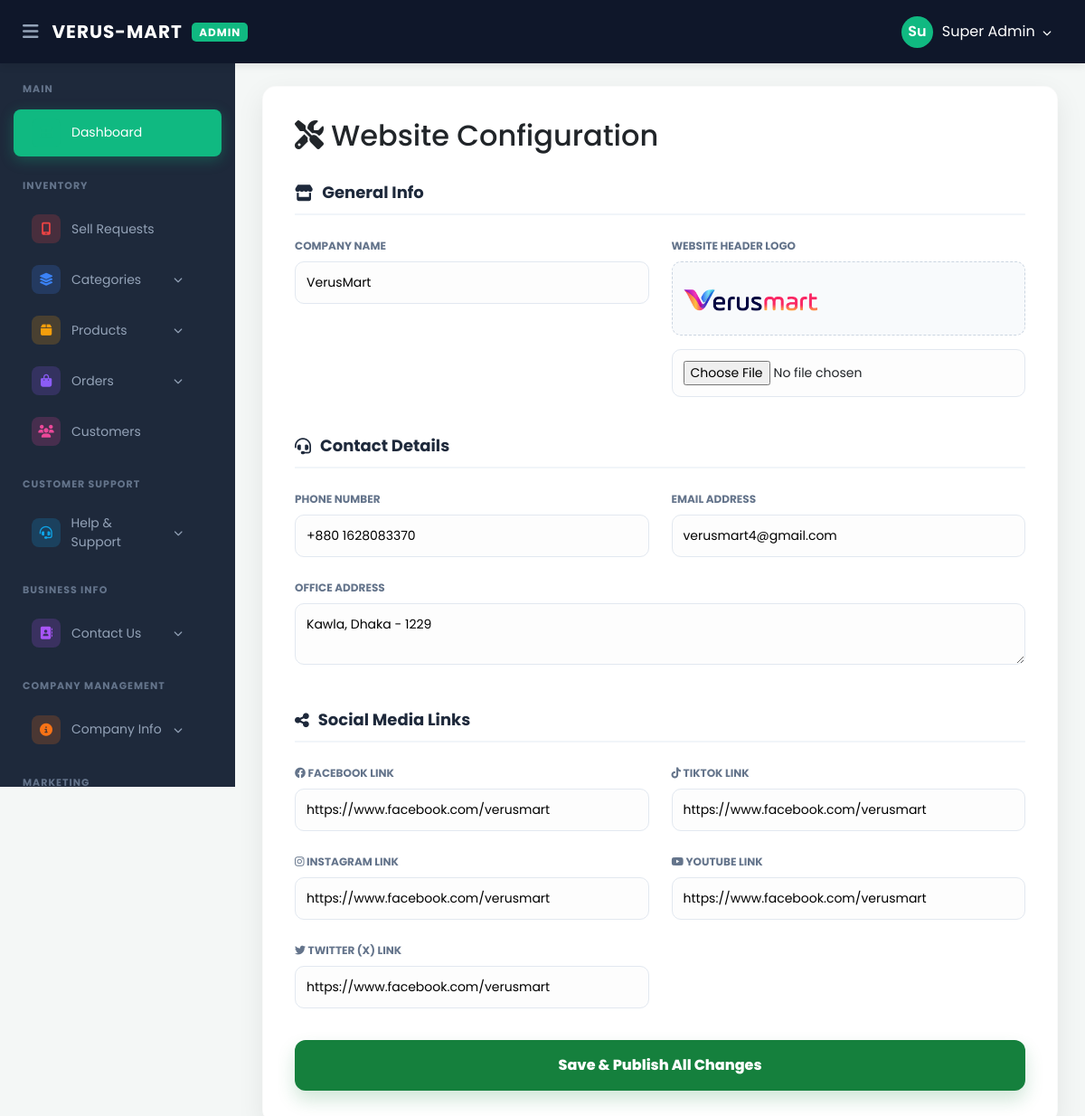
The app's page /verusmart/admin/business_settings.php (signed in) with its own data.
### tables this page shows
CREATE TABLE `business_settings` (
  `id` int(11) NOT NULL,
  `company_name` varchar(255) DEFAULT NULL,
  `logo` varchar(255) DEFAULT NULL,
  `phone` varchar(50) DEFAULT NULL,
  `email` varchar(100) DEFAULT NULL,
  `address` text DEFAULT NULL,
  `footer_about` text DEFAULT NULL,
  `facebook` varchar(255) DEFAULT NULL,
  `instagram` varchar(255) DEFAULT NULL,
  `twitter` varchar(255) DEFAULT NULL,
  `youtube` varchar(255) DEFAULT NULL,
  `currency` varchar(10) DEFAULT '$',
  `tiktok` varchar(255) DEFAULT NULL,
  `shipping_inside` decimal(10,2) DEFAULT 60.00,
  `shipping_outside` decimal(10,2) DEFAULT 120.00
);

### verusmart/admin/business_settings.php (the view, shortened to what this page needs)
<?php
include 'header.php';
include 'sidebar.php';
$res = mysqli_query($conn, "SELECT * FROM business_settings WHERE id=1");
$data = mysqli_fetch_assoc($res);
?>
<div class="content-wrapper">
    <div class="card">
        <h2 style="margin-top:0; margin-bottom:30px;"><i class="fas fa-tools"></i> Website Configuration</h2>
        <form action="" method="POST" enctype="multipart/form-data">
            <div class="section-title"><i class="fas fa-store"></i> General Info</div>
            <div class="form-grid">
                <div>
                    <label>Company Name</label>
                    <input type="text" name="company_name" value="<?php echo htmlspecialchars($data['company_name']); ?>" required>
                </div>
                <div>
                    <label>Website Header Logo</label>
                    <div class="logo-preview-box">
                        <?php if(!empty($data['logo'])){ ?>
                            <img src="uploads/business/<?php echo $data['logo']; ?>" class="logo-preview">
                        <?php } else { ?>
                            <span style="font-size:12px; color:gray;">No Logo Uploaded</span>
                        <?php } ?>
                    </div>
                    <input type="file" name="logo" accept="image/*">
                </div>
            </div>
            <div class="section-title" style="margin-top:40px;"><i class="fas fa-headset"></i> Contact Details</div>
            <div class="form-grid">
                <div><label>Phone Number</label><input type="text" name="phone" value="<?php echo $data['phone']; ?>"></div>
                <div><label>Email Address</label><input type="email" name="email" value="<?php echo $data['email']; ?>"></div>
                <div style="grid-column: span 2;"><label>Office Address</label><textarea name="address" rows="2"><?php echo $data['address']; ?></textarea></div>
            </div>
            <div class="section-title" style="margin-top:40px;"><i class="fas fa-share-nodes"></i> Social Media Links</div>
            <div class="form-grid">
                <div><label><i class="fab fa-facebook"></i> Facebook Link</label><input type="text" name="facebook" value="<?php echo $data['facebook']; ?>" placeholder="https://facebook.com/yourpage"></div>
                <div><label><i class="fab fa-tiktok"></i> TikTok Link</label><input type="text" name="tiktok" value="<?php echo $data['tiktok'] ?? ''; ?>" placeholder="https://tiktok.com/@user"></div>
                <div><label><i class="fab fa-instagram"></i> Instagram Link</label><input type="text" name="instagram" value="<?php echo $data['instagram']; ?>" placeholder="https://instagram.com/user"></div>
                <div><label><i class="fab fa-youtube"></i> YouTube Link</label><input type="text" name="youtube" value="<?php echo $data['youtube'] ?? ''; ?>" placeholder="https://youtube.com/@channel"></div>
                <div><label><i class="fab fa-twitter"></i> Twitter (X) Link</label><input type="text" name="twitter" value="<?php echo $data['twitter'] ?? ''; ?>" placeholder="https://twitter.com/user"></div>
            </div>
            <button type="submit" name="update_settings" class="btn-update">Save & Publish All Changes</button>
        </form>
    </div>
</div>
</body>
</html>

### verusmart/admin/header.php (style rules this page uses)
:root { --sidebar-width: 260px; --top-bg: #0f172a; --primary-blue: #3b82f6; }
* { margin: 0; padding: 0; box-sizing: border-box; font-family: 'Poppins', sans-serif; }
body { background: #f8fafc; overflow-x: hidden; }

### verusmart/admin/business_settings.php (style rules this page uses)
:root { --sidebar-width: 260px; --bg-light: #f4f7f6; --primary: #15803d; }
body { background-color: var(--bg-light); font-family: 'Segoe UI', sans-serif; margin: 0; }
.content-wrapper { margin-left: var(--sidebar-width); padding: 30px; margin-top: 65px; width: calc(100% - var(--sidebar-width)); box-sizing: border-box; }
.card { background: #fff; border-radius: 15px; padding: 35px; box-shadow: 0 10px 30px rgba(0,0,0,0.08); border: 1px solid rgba(0,0,0,0.02); }
.section-title { font-size: 18px; font-weight: 700; color: #1e293b; margin-bottom: 25px; border-bottom: 2px solid #f1f5f9; padding-bottom: 10px; display: flex; align-items: center; gap: 10px; }
.form-grid { display: grid; grid-template-columns: 1fr 1fr; gap: 25px; }
label { display: block; font-size: 12px; font-weight: 700; color: #64748b; margin-bottom: 8px; text-transform: uppercase; }
input, textarea { width: 100%; padding: 12px; border: 1px solid #e2e8f0; border-radius: 10px; outline: none; background: #fdfdfd; transition: 0.3s; font-size: 14px; }
.logo-preview-box { display: flex; align-items: center; gap: 15px; margin-bottom: 15px; background: #f8fafc; padding: 10px; border-radius: 10px; border: 1px dashed #cbd5e1; }
.logo-preview { height: 60px; max-width: 150px; object-fit: contain; }
.btn-update { background: var(--primary); color: #fff; border: none; padding: 16px; border-radius: 12px; font-weight: 800; cursor: pointer; width: 100%; font-size: 16px; margin-top: 35px; box-shadow: 0 10px 20px rgba(21, 128, 61, 0.2); transition: 0.3s; }

### records on screen
business_settings: company_name "VerusMart", logo (picture), phone "+880 1628083370", email "verusmart4@gmail.com", address "Kawla, Dhaka - 1229", facebook "https://www.facebook.com/verusmart", tiktok "https://www.facebook.com/verusmart", instagram "https://www.facebook.com/verusmart", youtube "https://www.facebook.com/verusmart", twitter "https://www.facebook.com/verusmart"

### other values on screen
substr($_SESSION['admin_name'], 0, 2) "Su"
$_SESSION['admin_name'] "Super Admin"
